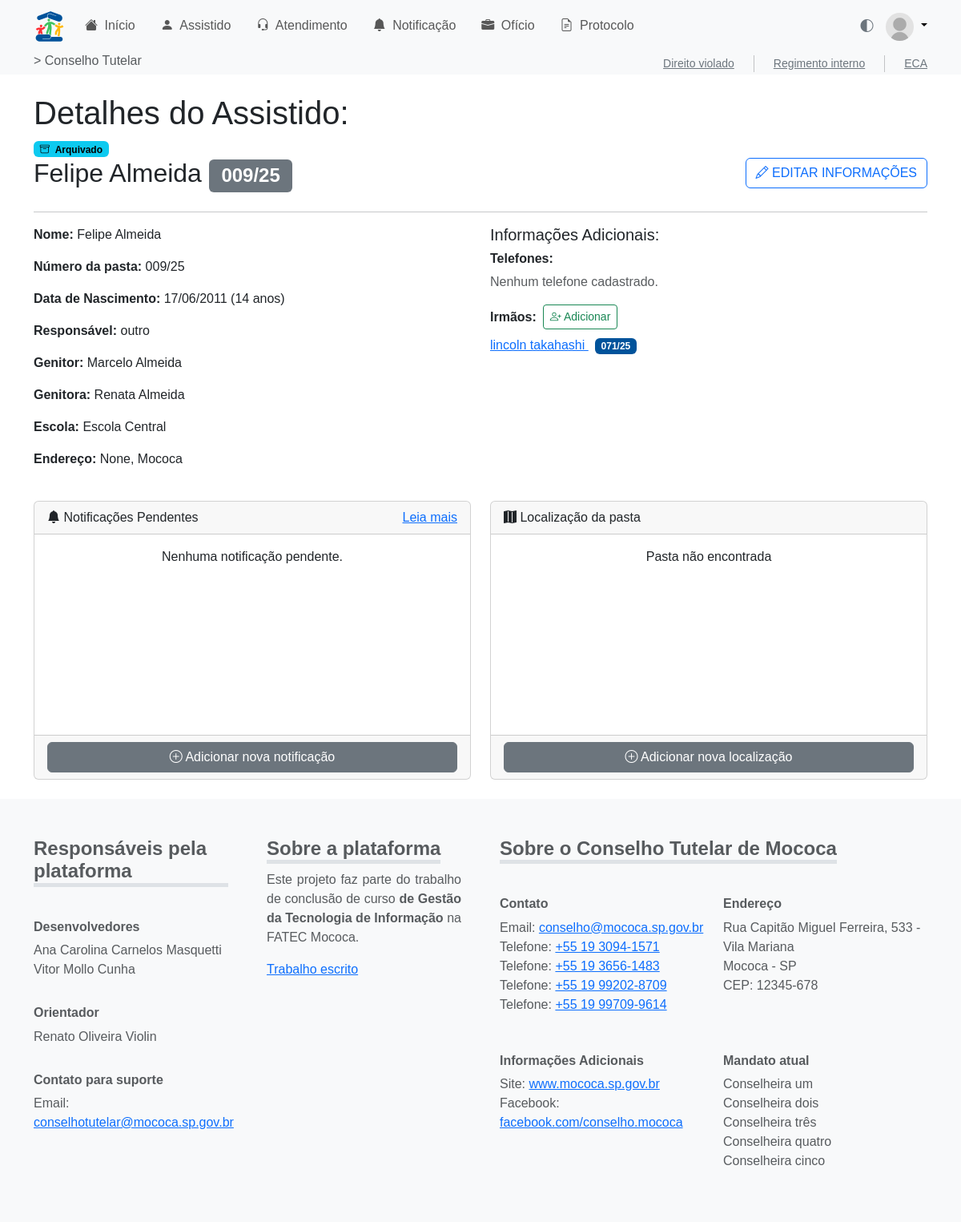
The page /assistido/detalhe/9/ on the database its author committed.
### assistido/models.py (models this page shows, shortened)
class Assistido(models.Model):
    id_assist = models.AutoField(primary_key=True)
    nmcompleto_assist = models.CharField(max_length=255)
    numero_assist = models.CharField(max_length=50, blank=True, null=True)
    dn_assist = models.DateField(blank=True, null=True)  # Data de nascimento
    nmgenitor_assist = models.CharField(max_length=255, blank=True, null=True)
    nmgenitora_assist = models.CharField(max_length=255, blank=True, null=True)
    DTCADASTRO = models.DateTimeField(auto_now_add=True, verbose_name='Data de Cadastro')
    TIPOS_RESPONSAVEL = [
        ("tio", "Tio"),
        ("tia", "Tia"),
        ("avo", "Avô/Avó"),
        ("primo", "Primo/Prima"),
        ("outro", "Outro"),
    ]
    nmresponsavel_assist = models.CharField(
        max_length=50, choices=TIPOS_RESPONSAVEL, default="outro"
    )
    outro_responsavel = models.CharField(
        max_length=255, blank=True, null=True,
        help_text="Preencher se o tipo do responsável for 'Outro'."
    )
    escola_assist = models.CharField(max_length=255, blank=True, null=True)
    rua_assist = models.CharField(max_length=255, blank=True, null=True)
    bairro_assist = models.CharField(max_length=100, blank=True, null=True)
    cidade_assist = models.CharField(max_length=100, blank=True, null=True)
    numerocasa_assist = models.CharField(max_length=20, blank=True, null=True)
    id_conselheira = models.ForeignKey(
        Conselheira,
        on_delete=models.SET_NULL,
        null=True,
        blank=True,
        related_name='assistidos'
    )
    gestante_assist = models.BooleanField(default=False)
    arquivomorto_assist = models.BooleanField(default=False)
    arquivado_assist = models.BooleanField(default=False)
    filaarquivomorto_assist = models.BooleanField(default=False)
    dtarquivomorto_assist = models.DateField(blank=True, null=True)

### assistido/views.py (the view)
# urls.py: path('detalhe/<int:id_assist>/', views.detalhe_assistido, name='detalhe'),
def detalhe_assistido(request, id_assist):
    import json
    assistido = get_object_or_404(Assistido, id_assist=id_assist)
    form = AddIrmaoForm(id_assist)
    assistidos_list = [
        {'id': a.id_assist, 'nome': a.nmcompleto_assist}
        for a in form.fields['irmao'].queryset
    ]
    assistidos_json = json.dumps(assistidos_list)
    from assistido.models import Irmaos
    irmaos_1 = Irmaos.objects.filter(id_assist_1=assistido).values_list('id_assist_2', flat=True)
    irmaos_2 = Irmaos.objects.filter(id_assist_2=assistido).values_list('id_assist_1', flat=True)
    irmaos_ids = set(irmaos_1).union(set(irmaos_2))
    irmaos_ids.discard(assistido.id_assist)
    irmaos = Assistido.objects.filter(id_assist__in=irmaos_ids)
    localizadores = assistido.localizadores.all().order_by('-dt_local')
    return render(request, 'assistido/detalhe.html', {
        'assistido': assistido,
        'form': form,
        'assistidos_json': assistidos_json,
        'assistidos_list': assistidos_list,
        'irmaos': irmaos,
        'localizadores': localizadores
    })

### assistido/templatetags/assistido_extras.py (called while the page is built)
@register.filter
def age(value):
    if not value:
        return ''
    today = date.today()
    try:
        return today.year - value.year - ((today.month, today.day) < (value.month, value.day))
    except Exception:
        return ''

### assistido/templates/assistido/detalhe.html (shortened to what this page needs)
{% extends 'base.html' %}
{% load assistido_extras %}
{% block content %}
<main class="container my-4">
    <h1>Detalhes do Assistido: </h1>
        <div>
            {% if assistido.arquivado_assist %}
                <span class="badge text-bg-info me-2">
                    <i class="bi bi-archive me-1"></i> Arquivado
                </span>
            {% endif %}
        </div>
    <div class="d-flex w-100 justify-content-between align-content-center">
                                <h2>{{ assistido.nmcompleto_assist }} <span class="badge text-bg-secondary">{{ assistido.numero_assist }}/{{ assistido.DTCADASTRO|date:'y' }}</span></h2>
                                <div>
                                    <button class="btn btn-outline-primary text-uppercase" data-bs-toggle="modal" data-bs-target="#modalEditarAssistido">
                                        <i class="bi bi-pencil"></i> Editar Informações
                                    </button>
                                </div>
    </div>
    <hr>
    <div class="row g-4">
        <div class="col-12 col-md-6">
            <p><strong>Nome:</strong> {{ assistido.nmcompleto_assist }}</p>
            <p><strong>Número da pasta:</strong> {{ assistido.numero_assist }}/{{ assistido.DTCADASTRO|date:'y' }}</p>
            <p><strong>Data de Nascimento:</strong> {{ assistido.dn_assist|date:'d/m/Y' }}{% if assistido.dn_assist %} ({{ assistido.dn_assist|age }} anos){% endif %}</p>
            <p><strong>Responsável:</strong> {{ assistido.nmresponsavel_assist }}{% if assistido.nmresponsavel_assist == 'outro' and assistido.outro_responsavel %} - {{ assistido.outro_responsavel }}{% endif %}</p>
            <p><strong>Genitor:</strong> {{ assistido.nmgenitor_assist }}</p>
            <p><strong>Genitora:</strong> {{ assistido.nmgenitora_assist }}</p>
            <p><strong>Escola:</strong> {{ assistido.escola_assist }}</p>
            <p><strong>Endereço:</strong> {{ assistido.rua_assist }}{% if assistido.cidade_assist %}, {{ assistido.cidade_assist }}{% endif %}</p>
        </div>
        <div class="col-12 col-md-6">
            <h5>Informações Adicionais:</h5>
            <h6> <b>Telefones:</b></h6>
            {% for tel in assistido.telefones.all %}
                <p>{{ tel.numero_telefone|format_telefone }}{% if tel.obs_telefone %} <small class="text-muted">- {{ tel.obs_telefone}}</small>{% endif %}</p>
                {% empty %}
                <p class="text-muted">Nenhum telefone cadastrado.</p>
            {% endfor %}
            <div class="d-flex align-items-center mb-2">
                    <h6 class="mb-0 me-2"><b>Irmãos:</b></h6>
                    <button type="button" class="btn btn-sm btn-outline-success" data-bs-toggle="modal" data-bs-target="#addIrmaoModal">
                            <i class="bi bi-person-plus"></i> Adicionar
                    </button>
            </div>
            {% if irmaos %}
                {% for irmao in irmaos %}
                    <p>
                        <a href="{% url 'assistido:detalhe' irmao.id_assist %}" target="_blank">
                            {{ irmao.nmcompleto_assist }}
                            <span class="badge text-bg-primary ms-2">{{ irmao.numero_assist }}/{{ irmao.DTCADASTRO|date:'y' }}</span>
                        </a>
                    </p>
                {% endfor %}
            {% endif %}
        </div>
        <div class="col-12 col-md-6">
            <div class="card">
                <div class="card-header d-flex align-items-center justify-content-between">
                    <span class="me-2">
                        <i class="bi bi-bell-fill"></i>
                    Notificações Pendentes
                    </span>
                    <span>
                        <a href="">Leia mais</a>
                    </span>
                </div>
                <div class="card-body" style="height: 250px;">
                    <div class="w-100 h-100 overflow-auto">
                        {% if notificacoes %}
                            <ul class="list-group">
                                {% for not in notificacoes %}
                                    <li class="list-group-item">
                                        {{ not }}
                                    </li>
                                {% endfor %}
                            </ul>
                        {% else %}
                            <p class="text-center">Nenhuma notificação pendente.</p>
                        {% endif %}
                    </div>
                </div>
                <div class="card-footer">
                    <button type="button" class="btn btn-secondary w-100">
                        <i class="bi bi-plus-circle"></i> Adicionar nova notificação
                    </button>
                </div>
            </div>
        </div>
        <div class="col-12 col-md-6">
            <div class="card">
                <div class="card-header d-flex align-items-center justify-content-between">
                    <span class="me-2">
                        <i class="bi bi-map-fill"></i>
                    Localização da pasta
                    </span>
                </div>
                <div class="card-body" style="height: 250px;">
                    {% if localizadores %}
                        <div class="w-100 h-100 overflow-auto">
                            <table class="table table-hover">
                                <thead>
                                    <tr>
                                        <th>Data</th>
                                        <th>Localização</th>
                                    </tr>
                                </thead>
                                <tbody>
                                    {% for loc in localizadores %}
                                        <tr>
                                            <td>{{ loc.dt_local|date:'d/m/Y' }}</td>
                                            <td>{{ loc.destino_local }}</td>
                                        </tr>
                                    {% endfor %}
                                </tbody>
                            </table>
                        </div>
                    {% else %}
                        <div class="w-100 h-100 d-flex  justify-content-center">
                            <span>Pasta não encontrada</span>
                        </div>
                    {% endif %}
                </div>
                <div class="card-footer">
                    <button type="button" class="btn btn-secondary w-100" data-bs-toggle="modal" data-bs-target="#addLocalModal">
                        <i class="bi bi-plus-circle"></i> Adicionar nova localização
                    </button>
                </div>
            </div>
        </div>
    </div>
</main>
{% endblock %}

### static/css/main.css (style rules this page uses)
html,body { height: 100%; }

### static/css/custom.css (style rules this page uses)
:root { --bs-body-font-family: 'Nunito Sans', sans-serif !important; }
:root { --bs-primary: #00539b !important; --bs-primary-rgb: 0, 83, 155 !important; }
[data-bs-theme="light"] { --bs-primary: #00539b !important; --bs-body-bg: #ffffff; }

### rows shown on the page
Assistido: nmcompleto_assist "Felipe Almeida", numero_assist "009", DTCADASTRO "25", dn_assist "17/06/2011", dn_assist|age "14", nmresponsavel_assist "outro", nmgenitor_assist "Marcelo Almeida", nmgenitora_assist "Renata Almeida", escola_assist "Escola Central", rua_assist "None", cidade_assist "Mococa"
Assistido: nmcompleto_assist "lincoln takahashi", numero_assist "071", DTCADASTRO "25"
